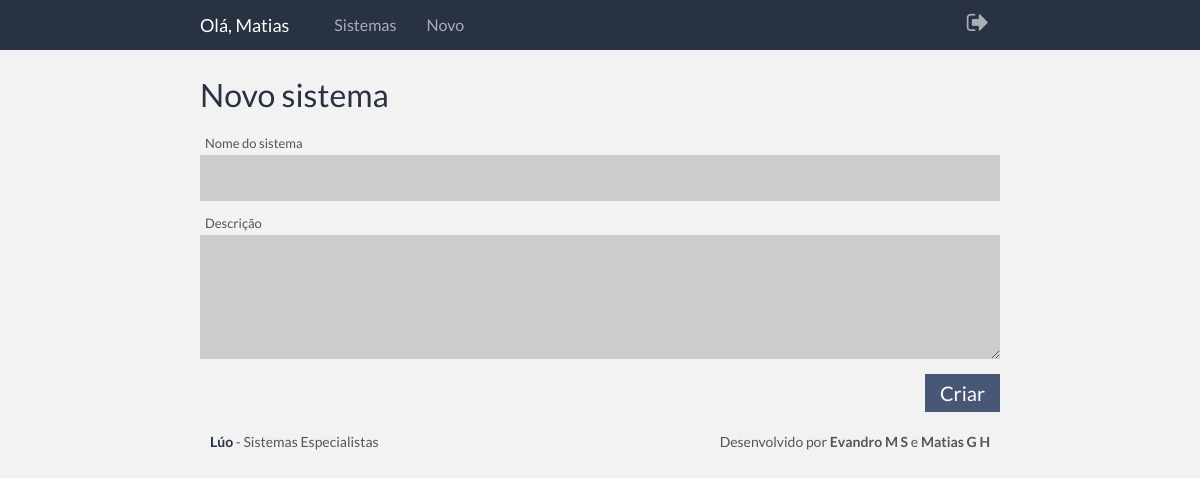
/novo.php (signed in), run on an earlier commit of the app's database.
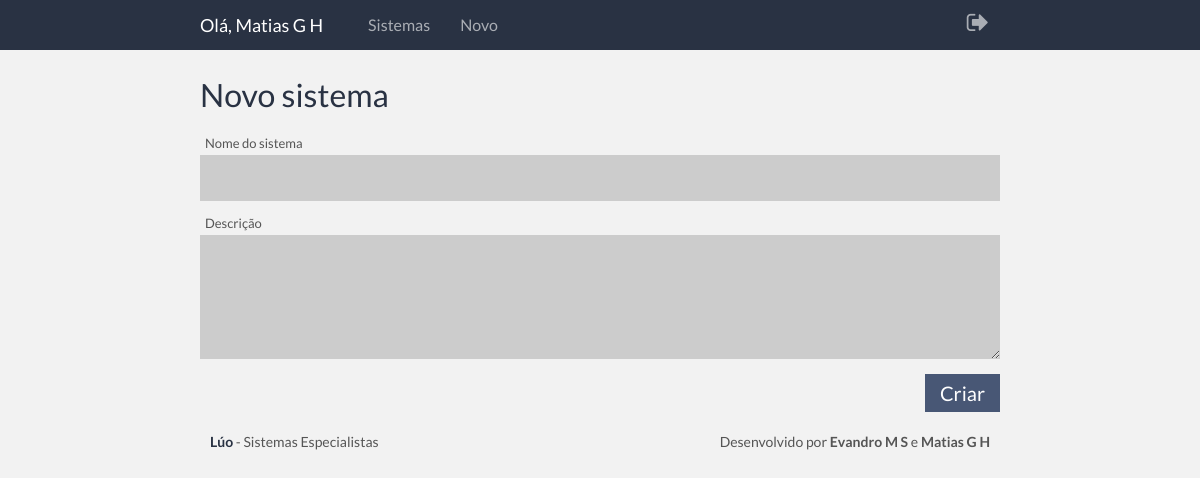
And on a later commit of the database.
### tables this page shows
CREATE TABLE `usuario` (
  `id` int(11) NOT NULL AUTO_INCREMENT,
  `login` varchar(30) NOT NULL,
  `senha` varchar(100) NOT NULL,
  `nome` varchar(150) NOT NULL,
  PRIMARY KEY (`id`)
);

### src/func/base.php (called while the page is built, shortened)
<?php
	if (!function_exists('connectDatabase')){
		include(dirname(__FILE__).'/config.php');
		function getUserData($basic = FALSE){
			global $conn;
			$result = array('id' => NULL, 'nome' => 'DESCONHECIDO');
			if (isset($_SESSION['luouser'])){
				$stmt = $conn->prepare("SELECT `id`,`nome`,`login` FROM `usuario` WHERE `login`=? && `id`=?");
				$stmt->bind_param('si', $_SESSION['luouser'], $_SESSION['luoid']);
                $stmt->execute();
                $query = $stmt->get_result();
				if ($query->num_rows > 0)
				{ $result = $query->fetch_assoc(); }
			}
			return $result;
		}
	}
?>

### src/top-menu.php (the view, shortened to what this page needs)
<div id="top">
	<div class="center">
		<h3>Olá, <?=$user['nome'];?></h3>
		<a href="home">Sistemas</a>
		<a href="novo">Novo</a>
		<button id="signout" onclick="$signOutStart()" class="fa">&#xf08b;</button>
	</div>
</div>

What changed in the data, as far as the page shows it:
changed usuario: nome "Matias" → "Matias G H"
